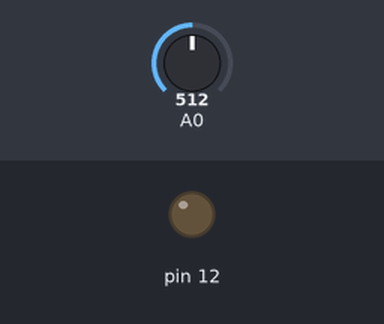
Recording of a sketch running on a simulated Arduino Uno, built with avr-gcc and run on an emulated ATmega328P. On the bench: output pins drawn as LEDs (lit = HIGH). Inputs (shaded band) come from the test bench; at power-on: A0 = 512.

Above: at 1.8 s.
1.9 s: A0 set to 408
3.4 s: A0 set to 385
At 4.5 s:
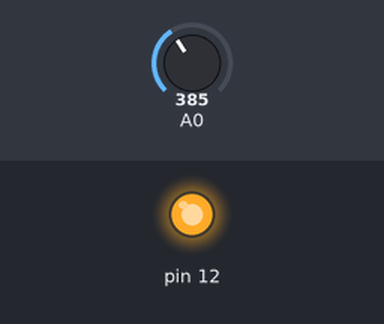
5.5 s: A0 set to 511
At 7.2 s:
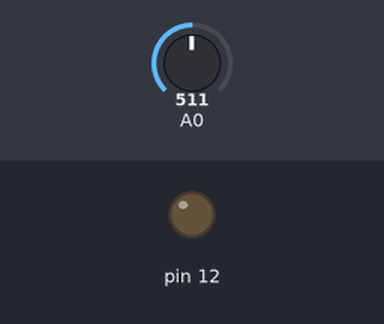
7.5 s: A0 set to 306
At 8.8 s:
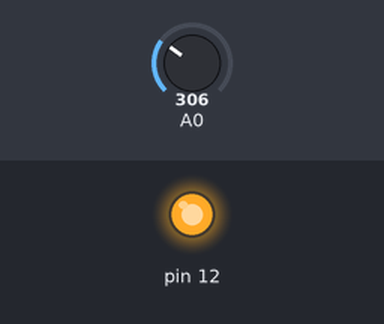
Timing chart, 0 to 10.5 s (numbered marks = the images above; inputs shaded):
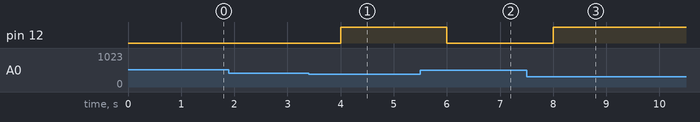

Measured:
- the behaviour switches between 401 and 400 on A0 (found by bisection; images 0 and 1)
- after the input at 1.9 s, every drawn part: stays the same
- after the input at 3.4 s, pin 12: LOW → HIGH after 0.60 s
- after the input at 5.5 s, pin 12: HIGH → LOW after 0.50 s
- after the input at 7.5 s, pin 12: LOW → HIGH after 0.50 s

The sketch:

sensore_acqua_without_print.ino
```cpp
/**
 * Author: Luca Alessandrini
 * Description ITA / ENG
 * Code comments: ITA
 *
 * ENG: realization of a critical water level detector. When the water goes below a certain level, we have to turn on a LED. This is the version without print on terminal
 * ITA: realizzazione di un riconoscitore del livello critico dell'acqua. Quando l'acqua scende al di sotto di un certo livello, dobbiamo accendere un LED. Questa è la versione senza stampe a terminale
 */

//Quando il sensore è asciutto il valore letto è 0. Man mano che l'acqua sale, il valore letto aumenta.
//Dichiarazione del valore critico
const int valore_critico = 400;

void setup(){
  Serial.begin(9600);
  pinMode(12, OUTPUT);
}

void loop(){
  //Leggo il valore dal sensore
  int sensorValue = analogRead(A0);

  if (sensorValue <= valore_critico){
    digitalWrite(12,HIGH); //Accendi led
  }
  else{
    digitalWrite(12,LOW); //Spegni led
  }
  //Attendo un secondo
  delay(1000);
}
```
